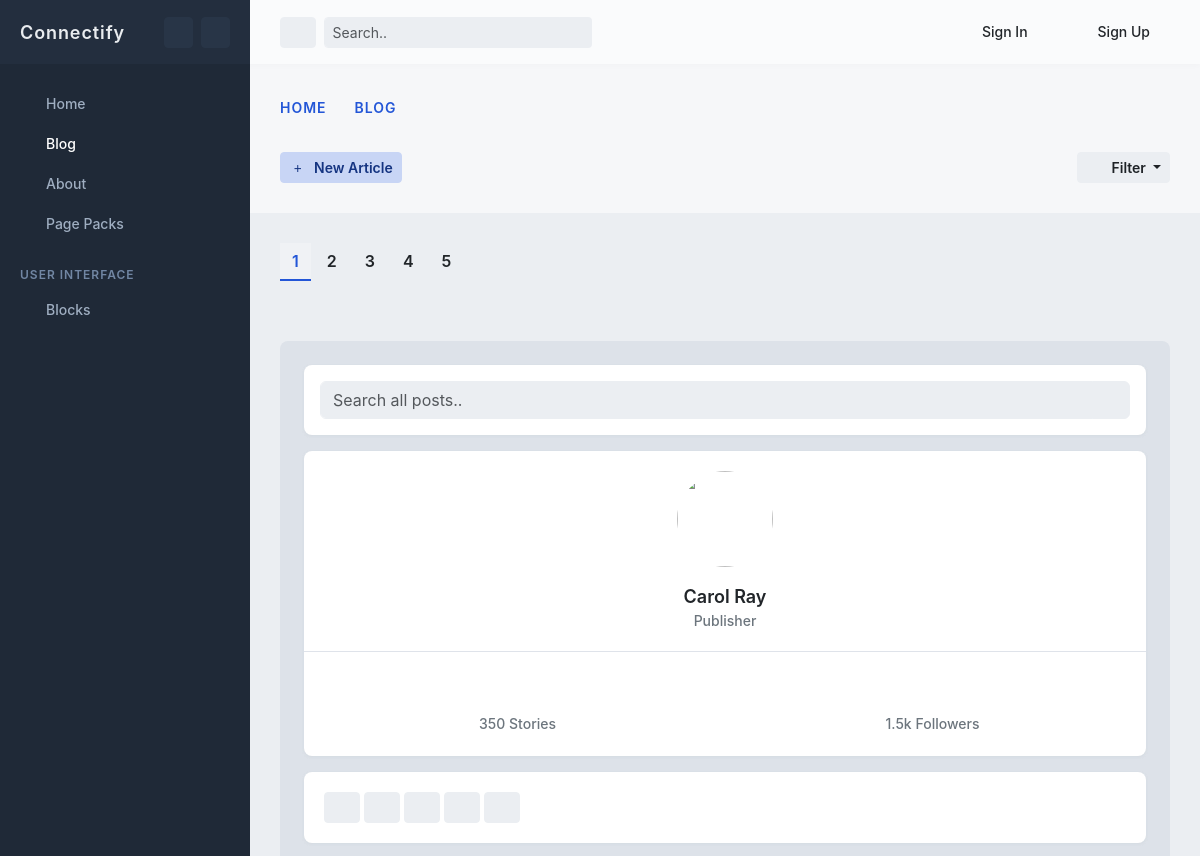
The page /blog/ (upper part) on the database as committed earlier.
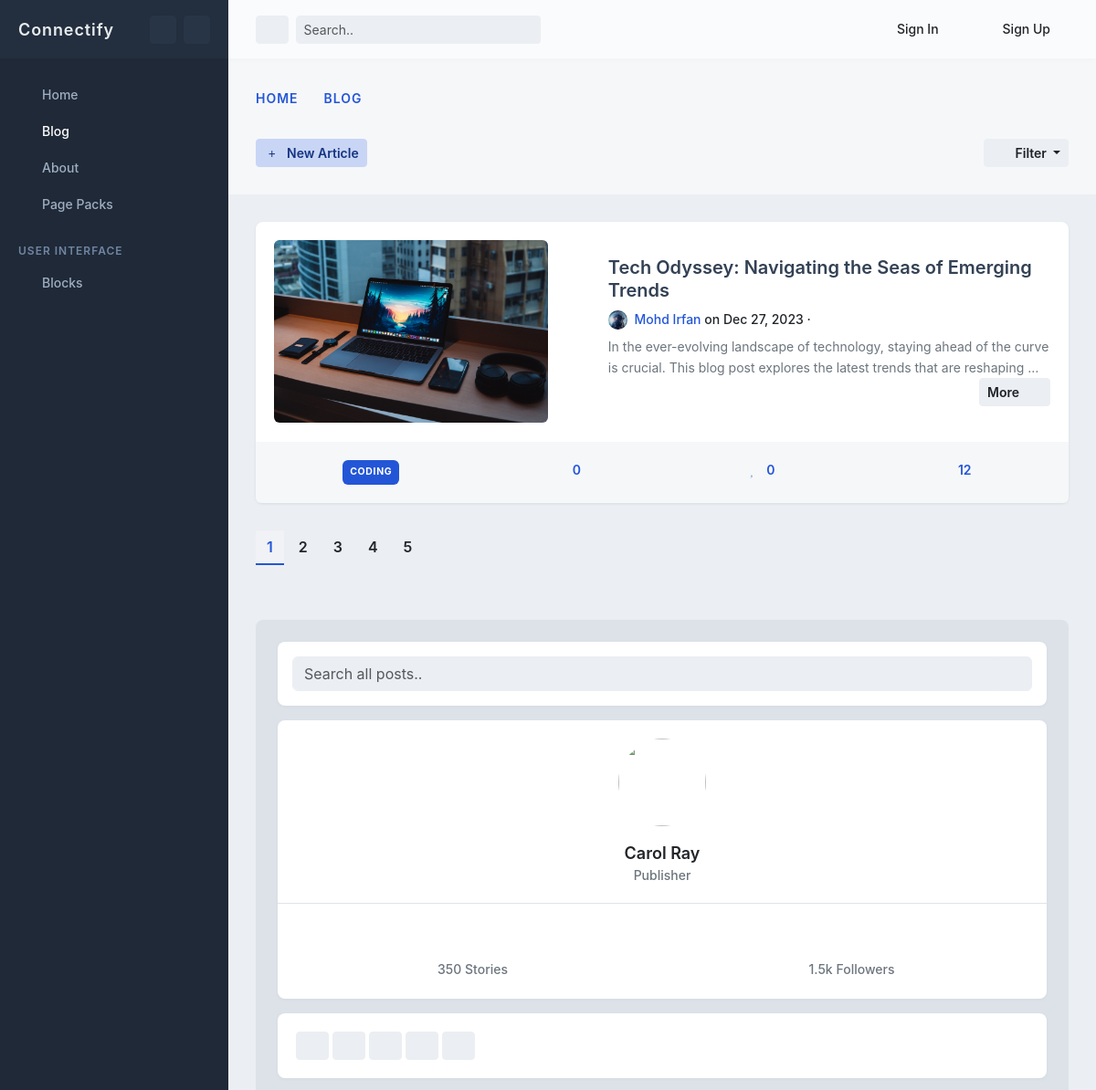
The same page on the database as committed later.
### blog/models.py (models this page shows, shortened)
class Post(models.Model):
    STATUS_CHOICES = (
        ('draft', 'Draft'),
        ('published', 'Published'),
    )
    title = models.CharField(max_length=255)
    content = models.TextField()
    thumbnail = models.ImageField(upload_to=thumbnail_dir, default='posts/thumbnails/default_thumbnail.jpg', blank=True)
    author = models.ForeignKey(User, on_delete=models.CASCADE)
    created_at = models.DateTimeField(auto_now_add=True)
    updated_at = models.DateTimeField(auto_now=True)
    slug = models.SlugField(max_length=255, unique=True, editable=False)
    status = models.CharField(max_length=20, choices=STATUS_CHOICES, default='published')
    views = models.PositiveIntegerField(default=0, editable=False)
    likes = models.PositiveIntegerField(default=0, editable=False)
    class Meta:
        ordering = ['-created_at']
    def get_readtime(self):
        result = readtime.of_text(self.content)
        return result.text

### users/models.py (models this page shows, shortened)
class Profile(models.Model):
    user = models.OneToOneField(User, on_delete=models.CASCADE)
    bio = models.TextField(max_length=100, default='Connectify - Where Connections Unite!', blank=True)
    location = models.CharField(max_length=100, blank=True)
    birth_date = models.DateField(null=True, blank=True)
    profile_image = models.ImageField(
        upload_to=profile_image_dir, default='profile_images/default_profile.jpg', blank=True)
    profile_background = models.ImageField(
        upload_to=profile_background_dir, default='profile_backgrounds/default_background.jpg', blank=True)

### blog/views.py (the view)
# urls.py: path('', views.PostListView.as_view(), name='blog'),
class PostListView(ListView):
    model = Post
    template_name = 'blog/post_list.html'
    context_object_name = 'posts'
    ordering = ['-created_at']
    paginate_by = 10
    def get_queryset(self):
        queryset = super().get_queryset()
        filter_option = self.request.GET.get('filter_option')
        if filter_option == 'latest':
            queryset = queryset.order_by('-updated_at')
        elif filter_option == 'popular_likes':
            queryset = queryset.order_by('-likes')
        elif filter_option == 'popular_views':
            queryset = queryset.order_by('-views')
        else:
            queryset = queryset.order_by('-created_at')
        return queryset

### blog/templatetags/my_filters.py (called while the page is built)
@register.filter
def split_string(value, delimiter):
    value = str(value)
    return value.split(delimiter)

### blog/templates/blog/post_list.html (shortened to what the changed rows need)
{% extends 'connectify/app.html' %}
{% load static %}
{% load my_filters %}
{% block content %}
<main id="main-container">
    <div class="content content-boxed">
        <div class="row items-push">
            <div class="col-xxl-8">
                {% for post in posts %}
                <div class="block block-rounded">
                    <div class="block-content">
                        <div class="row items-push">
                            <div class="col-md-4 col-lg-5">
                                <a class="img-link img-link-simple" href="{% url 'post-detail' post.id %}">
                                    <img class="img-fluid rounded" src="{{ post.thumbnail.url }}" alt="" width="300px"
                                        height="200px">
                                </a>
                            </div>
                            <div class="col-md-8 col-lg-7 d-md-flex align-items-center">
                                <div>
                                    <h4 class="mb-2">
                                        <a class="text-dark" href="{% url 'post-detail' post.id %}">
                                            {{ post.title}}
                                        </a>
                                    </h4>
                                    <div class="fs-sm fw-medium mb-2">
                                        <a href="{% url 'profile' post.author.profile.id %}">
                                            <img class="rounded-circle me-1"
                                                src="{{ post.author.profile.profile_image.url }}" alt="Header Avatar"
                                                style="width: 21px;">
                                        </a>
                                        <a href="{% url 'profile' post.author.profile.id %}">
                                            {{ post.author.first_name }} {{ post.author.last_name }}
                                        </a> on {{ post.updated_at|date:"M d, Y" }} ·
                                    </div>
                                    <p class="fs-sm text-muted">
                                        {{ post.content|truncatewords:23 }}
                                        <a class="btn btn-sm btn-alt-secondary float-end"
                                            href="{% url 'post-detail' post.id %}">
                                            More <i class="fa fa-fw fa-arrow-right ms-1"></i>
                                        </a>
                                    </p>
                                </div>
                            </div>
                        </div>
                    </div>
                    <div class="block-content block-content-full bg-body-light">
                        <div class="row g-0 fs-sm text-center">
                            <div class="col-3">
                                <a class="text-muted fw-semibold" href="javascript:void(0)">
                                    <span class="badge bg-primary fw-bold p-2 text-uppercase">
                                        Coding
                                    </span>
                                </a>
                            </div>
                            <div class="col-3">
                                <a class="text-muted fw-semibold text-default" href="javascript:void(0)">
                                    <i class="fa fa-fw fa-eye opacity-50 me-1"></i> {{ post.views }}
                                </a>
                            </div>
                            <div class="col-3">
                                <a class="text-muted fw-semibold text-default" href="javascript:void(0)">
                                    <i class="fa fa-fw fa-heart opacity-50 me-1"></i> {{ post.likes }}
                                </a>
                            </div>
                            <div class="col-3">
                                <a class="text-muted fw-semibold text-default" href="javascript:void(0)">
                                    <i class="fa fa-fw fa-comments opacity-50 me-1"></i> 12
                                </a>
                            </div>
                        </div>
                    </div>
                </div>
                {% endfor %}
            </div>
        </div>
    </div>
</main>
{% endblock content %}

Rows that differ between the two databases and show on the page:
added Post: thumbnail (picture), title "Tech Odyssey: Navigating the Seas of Emerging Trends", author.profile.profile_image (picture), author.first_name "Mohd", author.last_name "Irfan", updated_at "Dec 27, 2023", content "In the ever-evolving landscape of technology, staying ahead of the curve is crucial. This blog post explores the latest trends that are reshaping …", views "0", likes "0"
